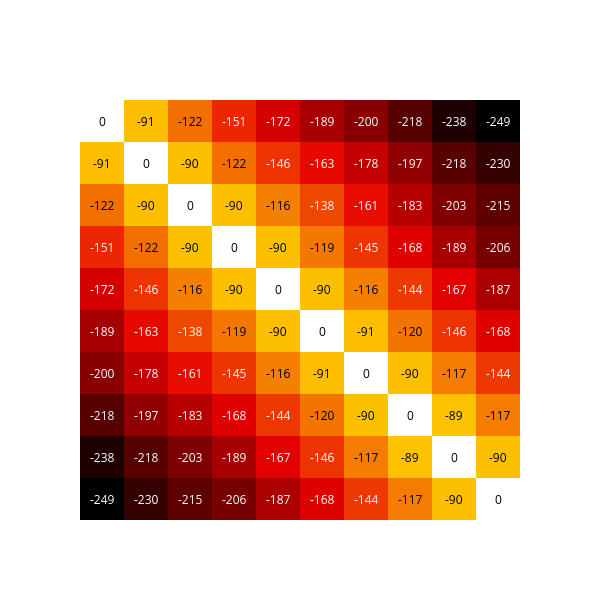

This figure's notebook cell:
### Code cell
print('Number of traces in analysis: ', pwds.shape[0])
pwds_mean=np.clip(np.round(-np.nanmean(pwds, axis=0),0).astype(int),-800,0)

import plotly.figure_factory as ff
fig = ff.create_annotated_heatmap(pwds_mean,colorscale='hot')
fig.update_layout(
    width = 600,
    height = 600,
    yaxis_autorange="reversed"
)
fig.show()

### Figure 1 — Plotly figure (JSON) as saved in the notebook; plotly's stock layout.template omitted (floating-point values rounded to 4 significant figures)
{"data": [{"colorscale": [[0, "rgb(0,0,0)"], [0.3333, "rgb(230,0,0)"], [0.6667, "rgb(255,210,0)"], [1, "rgb(255,255,255)"]], "reversescale": false, "showscale": false, "type": "heatmap", "z": [[0, -91, -122, -151, -172, -189, -200, -218, -238, -249], [-91, 0, -90, -122, -146, -163, -178, -197, -218, -230], [-122, -90, 0, -90, -116, -138, -161, -183, -203, -215], [-151, -122, -90, 0, -90, -119, -145, -168, -189, -206], [-172, -146, -116, -90, 0, -90, -116, -144, -167, -187], [-189, -163, -138, -119, -90, 0, -91, -120, -146, -168], [-200, -178, -161, -145, -116, -91, 0, -90, -117, -144], [-218, -197, -183, -168, -144, -120, -90, 0, -89, -117], [-238, -218, -203, -189, -167, -146, -117, -89, 0, -90], [-249, -230, -215, -206, -187, -168, -144, -117, -90, 0]]}], "layout": {"annotations": [{"font": {"color": "#000000"}, "showarrow": false, "text": "0", "x": 0, "xref": "x", "y": 0, "yref": "y"}, {"font": {"color": "#000000"}, "showarrow": false, "text": "-91", "x": 1, "xref": "x", "y": 0, "yref": "y"}, {"font": {"color": "#000000"}, "showarrow": false, "text": "-122", "x": 2, "xref": "x", "y": 0, "yref": "y"}, {"font": {"color": "#FFFFFF"}, "showarrow": false, "text": "-151", "x": 3, "xref": "x", "y": 0, "yref": "y"}, {"font": {"color": "#FFFFFF"}, "showarrow": false, "text": "-172", "x": 4, "xref": "x", "y": 0, "yref": "y"}, {"font": {"color": "#FFFFFF"}, "showarrow": false, "text": "-189", "x": 5, "xref": "x", "y": 0, "yref": "y"}, {"font": {"color": "#FFFFFF"}, "showarrow": false, "text": "-200", "x": 6, "xref": "x", "y": 0, "yref": "y"}, {"font": {"color": "#FFFFFF"}, "showarrow": false, "text": "-218", "x": 7, "xref": "x", "y": 0, "yref": "y"}, {"font": {"color": "#FFFFFF"}, "showarrow": false, "text": "-238", "x": 8, "xref": "x", "y": 0, "yref": "y"}, {"font": {"color": "#FFFFFF"}, "showarrow": false, "text": "-249", "x": 9, "xref": "x", "y": 0, "yref": "y"}, {"font": {"color": "#000000"}, "showarrow": false, "text": "-91", "x": 0, "xref": "x", "y": 1, "yref": "y"}, {"font": {"color": "#000000"}, "showarrow": false, "text": "0", "x": 1, "xref": "x", "y": 1, "yref": "y"}, {"font": {"color": "#000000"}, "showarrow": false, "text": "-90", "x": 2, "xref": "x", "y": 1, "yref": "y"}, {"font": {"color": "#000000"}, "showarrow": false, "text": "-122", "x": 3, "xref": "x", "y": 1, "yref": "y"}, {"font": {"color": "#FFFFFF"}, "showarrow": false, "text": "-146", "x": 4, "xref": "x", "y": 1, "yref": "y"}, {"font": {"color": "#FFFFFF"}, "showarrow": false, "text": "-163", "x": 5, "xref": "x", "y": 1, "yref": "y"}, {"font": {"color": "#FFFFFF"}, "showarrow": false, "text": "-178", "x": 6, "xref": "x", "y": 1, "yref": "y"}, {"font": {"color": "#FFFFFF"}, "showarrow": false, "text": "-197", "x": 7, "xref": "x", "y": 1, "yref": "y"}, {"font": {"color": "#FFFFFF"}, "showarrow": false, "text": "-218", "x": 8, "xref": "x", "y": 1, "yref": "y"}, {"font": {"color": "#FFFFFF"}, "showarrow": false, "text": "-230", "x": 9, "xref": "x", "y": 1, "yref": "y"}, {"font": {"color": "#000000"}, "showarrow": false, "text": "-122", "x": 0, "xref": "x", "y": 2, "yref": "y"}, {"font": {"color": "#000000"}, "showarrow": false, "text": "-90", "x": 1, "xref": "x", "y": 2, "yref": "y"}, {"font": {"color": "#000000"}, "showarrow": false, "text": "0", "x": 2, "xref": "x", "y": 2, "yref": "y"}, {"font": {"color": "#000000"}, "showarrow": false, "text": "-90", "x": 3, "xref": "x", "y": 2, "yref": "y"}, {"font": {"color": "#000000"}, "showarrow": false, "text": "-116", "x": 4, "xref": "x", "y": 2, "yref": "y"}, {"font": {"color": "#FFFFFF"}, "showarrow": false, "text": "-138", "x": 5, "xref": "x", "y": 2, "yref": "y"}, {"font": {"color": "#FFFFFF"}, "showarrow": false, "text": "-161", "x": 6, "xref": "x", "y": 2, "yref": "y"}, {"font": {"color": "#FFFFFF"}, "showarrow": false, "text": "-183", "x": 7, "xref": "x", "y": 2, "yref": "y"}, {"font": {"color": "#FFFFFF"}, "showarrow": false, "text": "-203", "x": 8, "xref": "x", "y": 2, "yref": "y"}, {"font": {"color": "#FFFFFF"}, "showarrow": false, "text": "-215", "x": 9, "xref": "x", "y": 2, "yref": "y"}, {"font": {"color": "#FFFFFF"}, "showarrow": false, "text": "-151", "x": 0, "xref": "x", "y": 3, "yref": "y"}, {"font": {"color": "#000000"}, "showarrow": false, "text": "-122", "x": 1, "xref": "x", "y": 3, "yref": "y"}, {"font": {"color": "#000000"}, "showarrow": false, "text": "-90", "x": 2, "xref": "x", "y": 3, "yref": "y"}, {"font": {"color": "#000000"}, "showarrow": false, "text": "0", "x": 3, "xref": "x", "y": 3, "yref": "y"}, {"font": {"color": "#000000"}, "showarrow": false, "text": "-90", "x": 4, "xref": "x", "y": 3, "yref": "y"}, {"font": {"color": "#000000"}, "showarrow": false, "text": "-119", "x": 5, "xref": "x", "y": 3, "yref": "y"}, {"font": {"color": "#FFFFFF"}, "showarrow": false, "text": "-145", "x": 6, "xref": "x", "y": 3, "yref": "y"}, {"font": {"color": "#FFFFFF"}, "showarrow": false, "text": "-168", "x": 7, "xref": "x", "y": 3, "yref": "y"}, {"font": {"color": "#FFFFFF"}, "showarrow": false, "text": "-189", "x": 8, "xref": "x", "y": 3, "yref": "y"}, {"font": {"color": "#FFFFFF"}, "showarrow": false, "text": "-206", "x": 9, "xref": "x", "y": 3, "yref": "y"}, {"font": {"color": "#FFFFFF"}, "showarrow": false, "text": "-172", "x": 0, "xref": "x", "y": 4, "yref": "y"}, {"font": {"color": "#FFFFFF"}, "showarrow": false, "text": "-146", "x": 1, "xref": "x", "y": 4, "yref": "y"}, {"font": {"color": "#000000"}, "showarrow": false, "text": "-116", "x": 2, "xref": "x", "y": 4, "yref": "y"}, {"font": {"color": "#000000"}, "showarrow": false, "text": "-90", "x": 3, "xref": "x", "y": 4, "yref": "y"}, {"font": {"color": "#000000"}, "showarrow": false, "text": "0", "x": 4, "xref": "x", "y": 4, "yref": "y"}, {"font": {"color": "#000000"}, "showarrow": false, "text": "-90", "x": 5, "xref": "x", "y": 4, "yref": "y"}, {"font": {"color": "#000000"}, "showarrow": false, "text": "-116", "x": 6, "xref": "x", "y": 4, "yref": "y"}, {"font": {"color": "#FFFFFF"}, "showarrow": false, "text": "-144", "x": 7, "xref": "x", "y": 4, "yref": "y"}, {"font": {"color": "#FFFFFF"}, "showarrow": false, "text": "-167", "x": 8, "xref": "x", "y": 4, "yref": "y"}, {"font": {"color": "#FFFFFF"}, "showarrow": false, "text": "-187", "x": 9, "xref": "x", "y": 4, "yref": "y"}, {"font": {"color": "#FFFFFF"}, "showarrow": false, "text": "-189", "x": 0, "xref": "x", "y": 5, "yref": "y"}, {"font": {"color": "#FFFFFF"}, "showarrow": false, "text": "-163", "x": 1, "xref": "x", "y": 5, "yref": "y"}, {"font": {"color": "#FFFFFF"}, "showarrow": false, "text": "-138", "x": 2, "xref": "x", "y": 5, "yref": "y"}, {"font": {"color": "#000000"}, "showarrow": false, "text": "-119", "x": 3, "xref": "x", "y": 5, "yref": "y"}, {"font": {"color": "#000000"}, "showarrow": false, "text": "-90", "x": 4, "xref": "x", "y": 5, "yref": "y"}, {"font": {"color": "#000000"}, "showarrow": false, "text": "0", "x": 5, "xref": "x", "y": 5, "yref": "y"}, {"font": {"color": "#000000"}, "showarrow": false, "text": "-91", "x": 6, "xref": "x", "y": 5, "yref": "y"}, {"font": {"color": "#000000"}, "showarrow": false, "text": "-120", "x": 7, "xref": "x", "y": 5, "yref": "y"}, {"font": {"color": "#FFFFFF"}, "showarrow": false, "text": "-146", "x": 8, "xref": "x", "y": 5, "yref": "y"}, {"font": {"color": "#FFFFFF"}, "showarrow": false, "text": "-168", "x": 9, "xref": "x", "y": 5, "yref": "y"}, {"font": {"color": "#FFFFFF"}, "showarrow": false, "text": "-200", "x": 0, "xref": "x", "y": 6, "yref": "y"}, {"font": {"color": "#FFFFFF"}, "showarrow": false, "text": "-178", "x": 1, "xref": "x", "y": 6, "yref": "y"}, {"font": {"color": "#FFFFFF"}, "showarrow": false, "text": "-161", "x": 2, "xref": "x", "y": 6, "yref": "y"}, {"font": {"color": "#FFFFFF"}, "showarrow": false, "text": "-145", "x": 3, "xref": "x", "y": 6, "yref": "y"}, {"font": {"color": "#000000"}, "showarrow": false, "text": "-116", "x": 4, "xref": "x", "y": 6, "yref": "y"}, {"font": {"color": "#000000"}, "showarrow": false, "text": "-91", "x": 5, "xref": "x", "y": 6, "yref": "y"}, {"font": {"color": "#000000"}, "showarrow": false, "text": "0", "x": 6, "xref": "x", "y": 6, "yref": "y"}, {"font": {"color": "#000000"}, "showarrow": false, "text": "-90", "x": 7, "xref": "x", "y": 6, "yref": "y"}, {"font": {"color": "#000000"}, "showarrow": false, "text": "-117", "x": 8, "xref": "x", "y": 6, "yref": "y"}, {"font": {"color": "#FFFFFF"}, "showarrow": false, "text": "-144", "x": 9, "xref": "x", "y": 6, "yref": "y"}, {"font": {"color": "#FFFFFF"}, "showarrow": false, "text": "-218", "x": 0, "xref": "x", "y": 7, "yref": "y"}, {"font": {"color": "#FFFFFF"}, "showarrow": false, "text": "-197", "x": 1, "xref": "x", "y": 7, "yref": "y"}, {"font": {"color": "#FFFFFF"}, "showarrow": false, "text": "-183", "x": 2, "xref": "x", "y": 7, "yref": "y"}, {"font": {"color": "#FFFFFF"}, "showarrow": false, "text": "-168", "x": 3, "xref": "x", "y": 7, "yref": "y"}, {"font": {"color": "#FFFFFF"}, "showarrow": false, "text": "-144", "x": 4, "xref": "x", "y": 7, "yref": "y"}, {"font": {"color": "#000000"}, "showarrow": false, "text": "-120", "x": 5, "xref": "x", "y": 7, "yref": "y"}, {"font": {"color": "#000000"}, "showarrow": false, "text": "-90", "x": 6, "xref": "x", "y": 7, "yref": "y"}, {"font": {"color": "#000000"}, "showarrow": false, "text": "0", "x": 7, "xref": "x", "y": 7, "yref": "y"}, {"font": {"color": "#000000"}, "showarrow": false, "text": "-89", "x": 8, "xref": "x", "y": 7, "yref": "y"}, {"font": {"color": "#000000"}, "showarrow": false, "text": "-117", "x": 9, "xref": "x", "y": 7, "yref": "y"}, {"font": {"color": "#FFFFFF"}, "showarrow": false, "text": "-238", "x": 0, "xref": "x", "y": 8, "yref": "y"}, {"font": {"color": "#FFFFFF"}, "showarrow": false, "text": "-218", "x": 1, "xref": "x", "y": 8, "yref": "y"}, {"font": {"color": "#FFFFFF"}, "showarrow": false, "text": "-203", "x": 2, "xref": "x", "y": 8, "yref": "y"}, {"font": {"color": "#FFFFFF"}, "showarrow": false, "text": "-189", "x": 3, "xref": "x", "y": 8, "yref": "y"}, {"font": {"color": "#FFFFFF"}, "showarrow": false, "text": "-167", "x": 4, "xref": "x", "y": 8, "yref": "y"}, {"font": {"color": "#FFFFFF"}, "showarrow": false, "text": "-146", "x": 5, "xref": "x", "y": 8, "yref": "y"}, {"font": {"color": "#000000"}, "showarrow": false, "text": "-117", "x": 6, "xref": "x", "y": 8, "yref": "y"}, {"font": {"color": "#000000"}, "showarrow": false, "text": "-89", "x": 7, "xref": "x", "y": 8, "yref": "y"}, {"font": {"color": "#000000"}, "showarrow": false, "text": "0", "x": 8, "xref": "x", "y": 8, "yref": "y"}, {"font": {"color": "#000000"}, "showarrow": false, "text": "-90", "x": 9, "xref": "x", "y": 8, "yref": "y"}, {"font": {"color": "#FFFFFF"}, "showarrow": false, "text": "-249", "x": 0, "xref": "x", "y": 9, "yref": "y"}, {"font": {"color": "#FFFFFF"}, "showarrow": false, "text": "-230", "x": 1, "xref": "x", "y": 9, "yref": "y"}, {"font": {"color": "#FFFFFF"}, "showarrow": false, "text": "-215", "x": 2, "xref": "x", "y": 9, "yref": "y"}, {"font": {"color": "#FFFFFF"}, "showarrow": false, "text": "-206", "x": 3, "xref": "x", "y": 9, "yref": "y"}, {"font": {"color": "#FFFFFF"}, "showarrow": false, "text": "-187", "x": 4, "xref": "x", "y": 9, "yref": "y"}, {"font": {"color": "#FFFFFF"}, "showarrow": false, "text": "-168", "x": 5, "xref": "x", "y": 9, "yref": "y"}, {"font": {"color": "#FFFFFF"}, "showarrow": false, "text": "-144", "x": 6, "xref": "x", "y": 9, "yref": "y"}, {"font": {"color": "#000000"}, "showarrow": false, "text": "-117", "x": 7, "xref": "x", "y": 9, "yref": "y"}, {"font": {"color": "#000000"}, "showarrow": false, "text": "-90", "x": 8, "xref": "x", "y": 9, "yref": "y"}, {"font": {"color": "#000000"}, "showarrow": false, "text": "0", "x": 9, "xref": "x", "y": 9, "yref": "y"}], "height": 600, "width": 600, "xaxis": {"gridcolor": "rgb(0, 0, 0)", "showticklabels": false, "side": "top", "ticks": ""}, "yaxis": {"autorange": "reversed", "showticklabels": false, "ticks": "", "ticksuffix": "  "}}}
